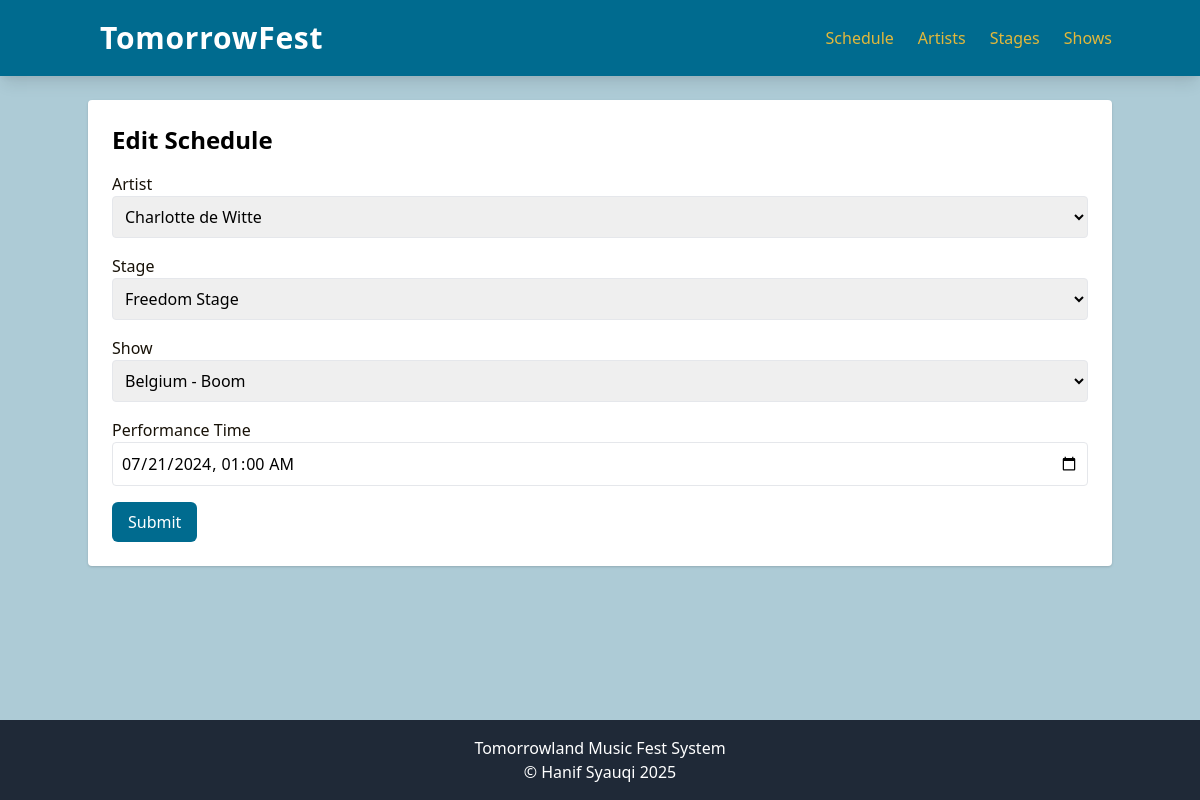
/index.php?entity=schedule&action=edit&id=2, run on the app's committed database.
### tables this page shows
CREATE TABLE schedule (
    id INT AUTO_INCREMENT PRIMARY KEY,
    show_id INT NOT NULL,
    artist_id INT NOT NULL,
    stage_id INT NOT NULL,
    performance_time DATETIME NOT NULL,
    FOREIGN KEY (show_id) REFERENCES event_show(id),
    FOREIGN KEY (artist_id) REFERENCES artist(id),
    FOREIGN KEY (stage_id) REFERENCES stage(id)
);

CREATE TABLE artist (
    id INT AUTO_INCREMENT PRIMARY KEY,
    name VARCHAR(100) NOT NULL,
    bio TEXT
);

CREATE TABLE stage (
    id INT AUTO_INCREMENT PRIMARY KEY,
    name VARCHAR(100) NOT NULL
);

CREATE TABLE event_show (
    id INT AUTO_INCREMENT PRIMARY KEY,
    country VARCHAR(100) NOT NULL,
    location VARCHAR(100) NOT NULL,
    start_date DATE NOT NULL,
    end_date DATE NOT NULL
);

### model/Schedule.php (called while the page is built, shortened)
<?php
require_once 'config/Database.php';
class Schedule {
    private $conn;
    private $table = 'schedule';
    public function __construct() {
        $database = new Database();
        $this->conn = $database->getConnection();
    }
    public function getById($id) {
        $query = "SELECT * FROM " . $this->table . " WHERE id = :id";
        $stmt = $this->conn->prepare($query);
        $stmt->bindParam(':id', $id);
        $stmt->execute();
        return $stmt->fetch(PDO::FETCH_ASSOC);
    }
}
?>

### config/Database.php (called while the page is built, shortened)
<?php
class Database {
    private $host = "localhost";
    private $username = "root";
    private $password = "";
    private $database = "tomorrowland";
    public function getConnection() {
        $this->conn = null;
        try {
            $this->conn = new PDO("mysql:host=" . $this->host . ";dbname=" . $this->database, $this->username, $this->password);
            $this->conn->setAttribute(PDO::ATTR_ERRMODE, PDO::ERRMODE_EXCEPTION);
        } catch(PDOException $e) {
            echo "Connection error: " . $e->getMessage();
        }
        return $this->conn;
    }
}
?>

### viewmodel/ScheduleViewModel.php (called while the page is built, shortened)
<?php
require_once 'model/Schedule.php';
class ScheduleViewModel {
    private $schedule;
    public function __construct() {
        $this->schedule = new Schedule();
    }
    public function getScheduleById($id) {
        return $this->schedule->getById($id);
    }
}
?>

### model/Artist.php (called while the page is built, shortened)
<?php
require_once 'config/Database.php';
class Artist {
    private $conn;
    private $table = 'artist';
    public function __construct() {
        $database = new Database();
        $this->conn = $database->getConnection();
    }
    public function getAll() {
        $query = "SELECT * FROM " . $this->table;
        $stmt = $this->conn->prepare($query);
        $stmt->execute();
        return $stmt->fetchAll(PDO::FETCH_ASSOC);
    }
}
?>

### viewmodel/ArtistViewModel.php (called while the page is built, shortened)
<?php
require_once 'model/Artist.php';
class ArtistViewModel {
    private $artist;
    public function __construct() {
        $this->artist = new Artist();
    }
    public function getArtistList() {
        return $this->artist->getAll();
    }
}
?>

### model/Stage.php (called while the page is built, shortened)
<?php
require_once 'config/Database.php';
class Stage {
    private $conn;
    private $table = 'stage';
    public function __construct() {
        $database = new Database();
        $this->conn = $database->getConnection();
    }
    public function getAll() {
        $query = "SELECT * FROM " . $this->table;
        $stmt = $this->conn->prepare($query);
        $stmt->execute();
        return $stmt->fetchAll(PDO::FETCH_ASSOC);
    }
}
?>

### viewmodel/StageViewModel.php (called while the page is built, shortened)
<?php
require_once 'model/Stage.php';
class StageViewModel {
    private $stage;
    public function __construct() {
        $this->stage = new Stage();
    }
    public function getStageList() {
        return $this->stage->getAll();
    }
}
?>

### model/EventShow.php (called while the page is built, shortened)
<?php
require_once 'config/Database.php';
class EventShow {
    private $conn;
    private $table = 'event_show';
    public function __construct() {
        $database = new Database();
        $this->conn = $database->getConnection();
    }
    public function getAll() {
        $query = "SELECT * FROM " . $this->table;
        $stmt = $this->conn->prepare($query);
        $stmt->execute();
        return $stmt->fetchAll(PDO::FETCH_ASSOC);
    }
}
?>

### viewmodel/EventShowViewModel.php (called while the page is built, shortened)
<?php
require_once 'model/EventShow.php';
class EventShowViewModel {
    private $show;
    public function __construct() {
        $this->show = new EventShow();
    }
    public function getShowList() {
        return $this->show->getAll();
    }
}
?>

### views/schedule_form.php (the view, shortened to what this page needs)
<?php
require_once 'views/template/header.php';
?>
<h2 class="text-2xl font-bold mb-4 text-[#171107]"><?= isset($schedule) ? 'Edit' : 'Add' ?> Schedule</h2>
<form action="index.php?entity=schedule&action=<?= isset($schedule) ? 'update&id=' . $schedule['id'] : 'save' ?>" method="POST" class="space-y-4">
    <div>
        <label style="color: #171107;">Artist</label>
        <select name="artist_id" class="w-full p-2 border rounded">
            <?php foreach ($artists as $a): ?>
                <option value="<?= $a['id'] ?>" <?= isset($schedule) && $schedule['artist_id'] == $a['id'] ? 'selected' : '' ?>>
                    <?= htmlspecialchars($a['name']) ?>
                </option>
            <?php endforeach; ?>
        </select>
    </div>
    <div>
        <label style="color: #171107;">Stage</label>
        <select name="stage_id" class="w-full p-2 border rounded">
            <?php foreach ($stages as $s): ?>
                <option value="<?= $s['id'] ?>" <?= isset($schedule) && $schedule['stage_id'] == $s['id'] ? 'selected' : '' ?>>
                    <?= htmlspecialchars($s['name']) ?>
                </option>
            <?php endforeach; ?>
        </select>
    </div>
    <div>
        <label style="color: #171107;">Show</label>
        <select name="show_id" class="w-full p-2 border rounded">
            <?php foreach ($shows as $sh): ?>
                <option value="<?= $sh['id'] ?>" <?= isset($schedule) && $schedule['show_id'] == $sh['id'] ? 'selected' : '' ?>>
                    <?= htmlspecialchars($sh['country']) ?> - <?= htmlspecialchars($sh['location']) ?>
                </option>
            <?php endforeach; ?>
        </select>
    </div>
    <div>
        <label style="color: #171107;">Performance Time</label>
        <input type="datetime-local" name="performance_time" value="<?= isset($schedule) ? date('Y-m-d\TH:i', strtotime($schedule['performance_time'])) : '' ?>" class="w-full p-2 border rounded">
    </div>
    <button type="submit" class="hover:bg-[#005677]" style="
     background-color: #006B8F;
     color: white;
     padding: 0.5rem 1rem;
     border-radius: 0.375rem;
     display: inline-block;
     text-decoration: none;
     transition: background-color 0.3s ease;
     cursor: pointer;
   "
    onmouseover="this.style.backgroundColor='#005677'"
    onmouseout="this.style.backgroundColor='#006B8F'">Submit</button>
</form>
<?php
require_once 'views/template/footer.php';
?>

### views/template/header.php (style rules this page uses)
html, body { height: 100%; margin: 0; }

### data on the page
schedule: artist_id "Charlotte de Witte", stage_id "Freedom Stage", show_id "Belgium - Boom", performance_time "07/21/2024 01:00"
